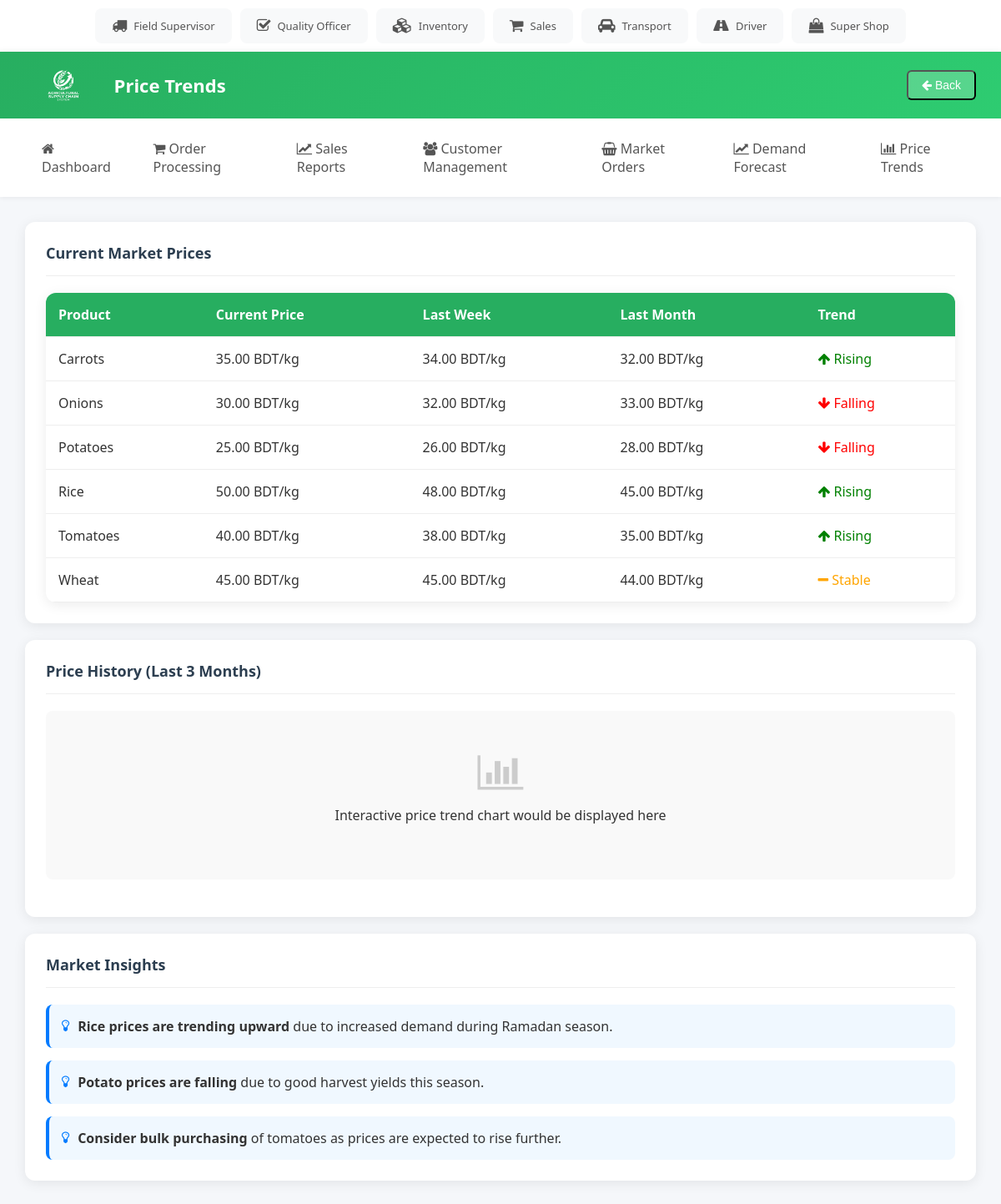
Page /sales_manager/price_trends.php on the committed database.
### tables this page shows
CREATE TABLE `Price_Trends` (
  `id` int(11) NOT NULL,
  `product_name` varchar(100) NOT NULL,
  `current_price` decimal(10,2) NOT NULL,
  `last_week_price` decimal(10,2) DEFAULT NULL,
  `last_month_price` decimal(10,2) DEFAULT NULL,
  `trend` enum('Rising','Falling','Stable') DEFAULT 'Stable',
  `recorded_date` date DEFAULT curdate(),
  `source` varchar(50) DEFAULT 'Market Survey'
);

### sales_manager/price_trends.php (the view, shortened to what this page needs)
<!DOCTYPE html>
<html lang="en">
  <head>
    <link rel="stylesheet" href="../style.css" />
    <link
      rel="stylesheet"
      href="https://cdnjs.cloudflare.com/ajax/libs/font-awesome/4.7.0/css/font-awesome.min.css"
    />
  </head>
  <body>
    <?php
    $conn = new mysqli('localhost', 'root', '', 'dbms_scms');
    $sql = "SELECT * FROM Price_Trends ORDER BY product_name";
    $result = $conn->query($sql);
    ?>
    <main>
      <div class="card">
        <div class="card-header">
          <span class="card-title">Current Market Prices</span>
        </div>
        <table>
          <tr>
            <th>Product</th>
            <th>Current Price</th>
            <th>Last Week</th>
            <th>Last Month</th>
            <th>Trend</th>
          </tr>
          <?php
          if ($result->num_rows > 0) {
              while($row = $result->fetch_assoc()) {
                  $trendColor = '';
                  $trendIcon = '';
                  switch($row['trend']) {
                      case 'Rising':
                          $trendColor = 'green';
                          $trendIcon = 'fa-arrow-up';
                          break;
                      case 'Falling':
                          $trendColor = 'red';
                          $trendIcon = 'fa-arrow-down';
                          break;
                      case 'Stable':
                          $trendColor = 'orange';
                          $trendIcon = 'fa-minus';
                          break;
                  }
                  echo "<tr>
                          <td>{$row['product_name']}</td>
                          <td>{$row['current_price']} BDT/kg</td>
                          <td>{$row['last_week_price']} BDT/kg</td>
                          <td>{$row['last_month_price']} BDT/kg</td>
                          <td>
                            <span style='color: {$trendColor}'>
                              <i class='fa {$trendIcon}'></i> {$row['trend']}
                            </span>
                          </td>
                        </tr>";
              }
          } else {
              echo "<tr><td colspan='5'>No price trend data found</td></tr>";
          }
          ?>
        </table>
      </div>
      <div class="card">
        <div class="card-header">
          <span class="card-title">Price History (Last 3 Months)</span>
        </div>
        <div class="chart-placeholder">
          <i class="fa fa-bar-chart" style="font-size: 48px; color: #ccc;"></i>
          <p>Interactive price trend chart would be displayed here</p>
        </div>
      </div>
      <div class="card">
        <div class="card-header">
          <span class="card-title">Market Insights</span>
        </div>
        <div class="insights">
          <div class="insight-item">
            <i class="fa fa-lightbulb-o"></i>
            <div>
              <strong>Rice prices are trending upward</strong> due to increased demand during Ramadan season.
            </div>
          </div>
          <div class="insight-item">
            <i class="fa fa-lightbulb-o"></i>
            <div>
              <strong>Potato prices are falling</strong> due to good harvest yields this season.
            </div>
          </div>
          <div class="insight-item">
            <i class="fa fa-lightbulb-o"></i>
            <div>
              <strong>Consider bulk purchasing</strong> of tomatoes as prices are expected to rise further.
            </div>
          </div>
        </div>
      </div>
    </main>
  </body>
</html>

### style.css (style rules this page uses)
* { box-sizing: border-box; }
body { margin: 0; font-family: 'Segoe UI', Tahoma, Geneva, Verdana, sans-serif; background: #f5f7fa; color: #333; }
.topbar { background: white; padding: 10px 20px; display: flex; justify-content: center; box-shadow: 0 2px 10px rgba(0,0,0,0.08); overflow-x: auto; }
.topbar-users { display: flex; gap: 10px; flex-wrap: nowrap; }
.topbar-user { display: flex; align-items: center; gap: 8px; padding: 10px 18px; background: #f8f9fa; border-radius: 8px; text-decoration: none; color: #555; font-size: 13px; font-weight: 500; white-space: nowrap; transition: all 0.3s; border: 2px solid transparent; }
.topbar-user i { font-size: 18px; }
header { background: linear-gradient(135deg, #27ae60, #2ecc71); color: white; padding: 15px 30px; display: flex; align-items: center; justify-content: space-between; box-shadow: 0 2px 10px rgba(0,0,0,0.1); }
header .header-left { display: flex; align-items: center; gap: 15px; }
header .logo { height: 50px; border-radius: 8px; }
header .title { font-size: 22px; font-weight: 600; }
header .back-btn { background: rgba(255,255,255,0.2); color: white; padding: 8px 16px; border-radius: 6px; text-decoration: none; font-size: 14px; transition: background 0.3s; }
nav { background: white; display: flex; gap: 10px; padding: 15px 30px; box-shadow: 0 2px 5px rgba(0,0,0,0.05); }
nav a { color: #555; padding: 10px 20px; text-decoration: none; font-weight: 500; border-radius: 6px; transition: all 0.3s ease; }
main { padding: 30px; }
.card { background: white; border-radius: 12px; padding: 25px; box-shadow: 0 3px 15px rgba(0,0,0,0.08); margin-bottom: 20px; }
.card-header { display: flex; justify-content: space-between; align-items: center; margin-bottom: 20px; padding-bottom: 15px; border-bottom: 1px solid #eee; }
.card-title { font-size: 18px; font-weight: 600; color: #2c3e50; }
table { width: 100%; border-collapse: collapse; background: white; border-radius: 12px; overflow: hidden; box-shadow: 0 3px 15px rgba(0,0,0,0.08); }
th, td { padding: 15px; text-align: left; border-bottom: 1px solid #eee; }
th { background: #27ae60; color: white; font-weight: 600; }

### sales_manager/price_trends.php (style rules this page uses)
.chart-placeholder { text-align: center; padding: 50px; background: #f9f9f9; border-radius: 8px; margin: 20px 0; }
.insights { display: flex; flex-direction: column; gap: 15px; }
.insight-item { display: flex; align-items: flex-start; gap: 10px; padding: 15px; background: #f0f8ff; border-radius: 8px; border-left: 4px solid #007bff; }
.insight-item i { color: #007bff; margin-top: 2px; }

### rows in the picture
price_trends: product_name "Carrots", current_price "35.00", last_week_price "34.00", last_month_price "32.00", trend "Rising"
price_trends: product_name "Onions", current_price "30.00", last_week_price "32.00", last_month_price "33.00", trend "Falling"
price_trends: product_name "Potatoes", current_price "25.00", last_week_price "26.00", last_month_price "28.00", trend "Falling"
price_trends: product_name "Rice", current_price "50.00", last_week_price "48.00", last_month_price "45.00", trend "Rising"
price_trends: product_name "Tomatoes", current_price "40.00", last_week_price "38.00", last_month_price "35.00", trend "Rising"
price_trends: product_name "Wheat", current_price "45.00", last_week_price "45.00", last_month_price "44.00", trend "Stable"
